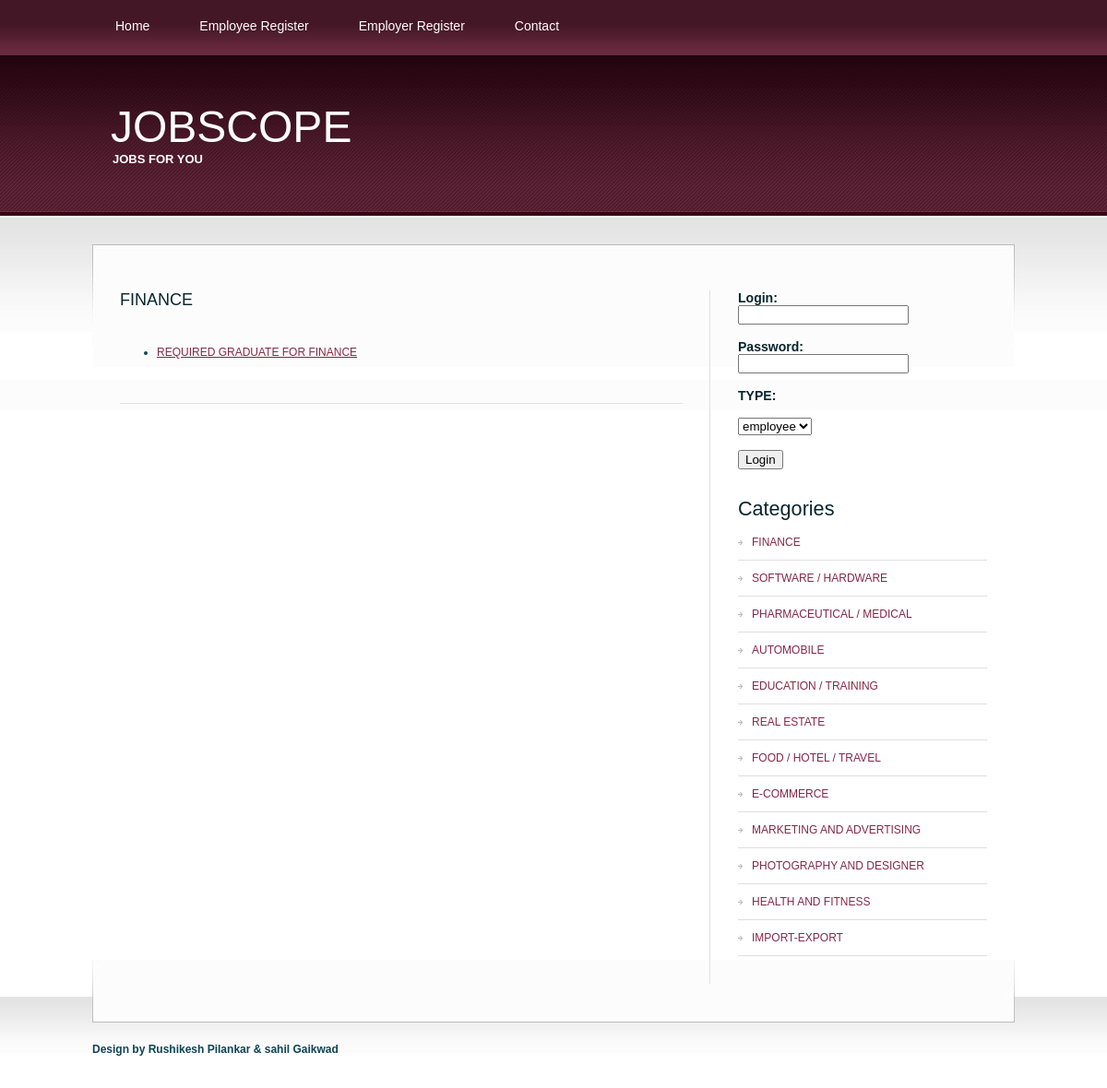
Screenshot of /jobs_by_category.php?cat=FINANCE with the database file from the repository.
### tables this page shows
CREATE TABLE `jobs` (
  `j_id` int(4) NOT NULL auto_increment,
  `j_category` varchar(40) NOT NULL,
  `j_owner_name` varchar(30) NOT NULL,
  `j_title` varchar(30) NOT NULL,
  `j_hours` float(3,1) NOT NULL,
  `j_salary` int(10) NOT NULL,
  `j_experience` int(3) NOT NULL,
  `j_discription` varchar(300) NOT NULL,
  `j_city` varchar(20) NOT NULL,
  `j_active` int(1) NOT NULL default '0',
  PRIMARY KEY  (`j_id`)
);

CREATE TABLE `categories` (
  `cat_id` int(4) NOT NULL auto_increment,
  `cat_nm` varchar(30) NOT NULL,
  PRIMARY KEY  (`cat_id`)
);

### jobs_by_category.php (the view, shortened to what this page needs)
<?php session_start();
$link=mysqli_connect("localhost","root","","jobscope") or die("cant connect");
	$q = "select * from jobs where j_category ='".$_GET['cat']."' and j_active=1";
	$res = mysqli_query($link,$q) or die("Wrong Query");
?>
<!DOCTYPE html PUBLIC "-//W3C//DTD XHTML 1.0 Strict//EN" "http://www.w3.org/TR/xhtml1/DTD/xhtml1-strict.dtd">
<html xmlns="http://www.w3.org/1999/xhtml">
<head>
<?php
include("includes/head.inc.php");
?>
</head>
<body>
<div id="header-wrapper">
	<div id="header">
	<div id="menu">
		<?php
		include("includes/menu.inc.php");
		?>
		</div>
		<div id="search">
	</div>
</div>
<div id="logo">
	<?php
	include("includes/logo.inc.php");
	?>
	</div>
<div id="wrapper">
	<div id="page">
		<div id="page-bgtop">
			<div id="content">
				<div class="post">
					<h2 class="title"><?php echo $_GET['cat']; ?></h2>
					<p class="meta"></p>
					<div class="entry">
					<ul>
					<?php
						while($row = mysqli_fetch_assoc($res))
						{
							echo '
										<li>
										<a href="job_details.php?id='.$row['j_id'].'">'.$row['j_title'].'</a>
								';
						}
					?>
					</ul>
					</div>
				</div>
			</div>
			<div id="sidebar">
			<?php
		include("includes/sidebar.inc.php");
		?>
			</div>
			<div style="clear: both;">&nbsp;</div>
		</div>
	</div>
</div>
<div id="footer-bgcontent">
	<div id="footer">
		<?php
		include("includes/footer.inc.php");
		?>
	</div>
</div>
</body>
</html>

### includes/head.inc.php (shortened to what this page needs)
<link href="style.css" rel="stylesheet" type="text/css" media="screen" />

### includes/menu.inc.php (shortened to what this page needs)
<ul>
		<li><a href="index.php" class="first">Home</a></li>
		<?php
				if(!isset($_SESSION['employee']))
				{
					echo '<li><a href="employeeregister.php">Employee Register</a></li>';
				}
		?>
		<?php
				if(!isset($_SESSION['employer']))
				{
					echo '<li><a href="employerregister.php">Employer Register</a></li>';
				}
		?>
				<li><a href="contact.php">Contact</a></li>
</ul>

### includes/logo.inc.php
<h1><a href="#">JOBSCOPE</a></h1>
<p>JOBS FOR YOU</p>

### includes/sidebar.inc.php (shortened to what this page needs)
<ul>
					<li>
					<?php
				if(isset($_SESSION['status']))
				{
					echo '<h2 class="title">Hello '.$_SESSION['unm'].'!</h2>';
				}
				else
				{
					echo'
						<form action="process_login.php" method=POST>
						<h3><b>Login:</b><br> <input type="text" name="unm" >
						<br>
						<br>
						<b>Password:</b><br><input type="password" name="pwd">
						<br>
						<br>
						<b>TYPE:<br><br><select name="cat">
										<option> employee
										<option> employer
										</select>
						<br>
						<br>
						<b><input type="submit" value="Login"></h3>
						</form>
					';
				}
				?>
					</li>
					<li>
						<h2>Categories </h2>
						<ul>
					<?php
						$link=mysqli_connect("localhost","root","","jobscope")or die("can not connect");
						$q="select * from categories";
						$res=mysqli_query($link,$q) or die("cant connect");
						while($row=mysqli_fetch_assoc($res))
						{
							echo '<li><a href="jobs_by_category.php?cat='.$row['cat_nm'].'">'.$row['cat_nm'].'</a></li>';
						}
					?>
						</ul>
					</li>
				</ul>

### includes/footer.inc.php
Design by Rushikesh Pilankar & sahil Gaikwad</p>

### style.css (style rules this page uses)
body { margin: 0px; padding: 0; background: url(images/img01.jpg) repeat-x left top; font-family: Arial, Helvetica, sans-serif; font-size: 12px; color: #0E4456; }
h1, h2, h3 { margin: 0; font-weight: normal; color: #08252E; }
h1 { font-size: 44px; }
h2 { font-size: 18px; }
p, ul, ol { margin-top: 0; line-height: 220%; text-align: justify; }
a { color: #842946; }
#wrapper { margin: 0px; padding: 30px 0px 0px 0px; }
#header-wrapper { margin: 0px; padding: 0px; }
#header { width: 1000px; height: 60px; margin: 0 auto; }
#menu { float: left; width: 690px; height: 60px; }
#menu ul { margin: 0px; padding: 0px; list-style: none; line-height: normal; }
#menu li { display: block; float: left; }
#menu a { display: block; float: left; height: 40px; margin-right: 4px; padding: 20px 25px 0px 25px; text-decoration: none; font-family: Arial, Helvetica, sans-serif; font-size: 14px; color: #FFFFFF; }
#menu .first { background: none; }
#search { float: right; width: 310px; height: 60px; }
#page { width: 1000px; margin: 0 auto; padding: 0px; background: url(images/img04.jpg) no-repeat left bottom; }
#page-bgtop { padding: 50px 30px 0px 30px; background: url(images/img05.jpg) no-repeat left top; }
#logo { width: 1000px; height: 175px; margin: 0 auto; }
#logo h1, #logo p { margin: 0px; line-height: normal; font-weight: normal; color: #FFFFFF; }
#logo p { padding-left: 22px; font-size: 13px; font-weight: bold; color: #FFFFFF; }
#logo h1 { padding-left: 20px; padding-top: 50px; font-size: 48px; }
#logo a { text-decoration: none; color: #FFFFFF; }
#logo h1 a { text-decoration: none; color: #FFFFFF; }
#content { float: left; width: 610px; }
.post { margin-bottom: 45px; border-bottom: 1px solid #DFDFDF; }
.post .title { height: 30px; color: #08252E; }
.post .meta { margin-left: 2px; padding: 2px 30px 2px 16px; font-family: Arial, Helvetica, sans-serif; font-weight: normal; font-size: 10px; color: #66665E; }
.post .entry { padding: 10px 0 30px 0; }
#sidebar { float: right; width: 300px; font-family: Arial, Helvetica, sans-serif; font-size: 12px; border-left: 1px solid #DFDFDF; }
#sidebar ul { margin: 0px 0px 0px 30px; padding: 0; list-style: none; line-height: normal; }
#sidebar li { margin-bottom: 30px; }
#sidebar li ul { margin: 0px; padding: 0px; }
#sidebar li li { margin: 0; padding: 12px 0px 12px 15px; border-bottom: 1px solid #DFDFDF; background: url(images/img09.jpg) no-repeat left 17px; }
#sidebar li li a { font-weight: normal; }
#sidebar h2 { height: 30px; font-size: 1.8em; font-weight: normal; }
#sidebar a { text-align: left; text-decoration: none; font-weight: bold; }
#footer-bgcontent { margin: 0px; padding: 0px; height: 70px; background: url(images/img02.jpg) repeat-x left top; }
#footer { width: 1000px; height: 49px; margin: 0 auto; padding-top: 50px; background: url(images/img03.jpg) no-repeat left top; }

### rows the page displays
jobs: j_title "REQUIRED GRADUATE FOR FINANCE"
categories: cat_nm "FINANCE"
categories: cat_nm "SOFTWARE / HARDWARE"
categories: cat_nm "PHARMACEUTICAL / MEDICAL"
categories: cat_nm "AUTOMOBILE"
categories: cat_nm "EDUCATION / TRAINING"
categories: cat_nm "REAL ESTATE"
categories: cat_nm "FOOD / HOTEL / TRAVEL"
categories: cat_nm "E-COMMERCE"
categories: cat_nm "MARKETING AND ADVERTISING"
categories: cat_nm "PHOTOGRAPHY AND DESIGNER"
categories: cat_nm "HEALTH AND FITNESS"
categories: cat_nm "IMPORT-EXPORT"

### other values shown
$_GET['cat'] "FINANCE"
